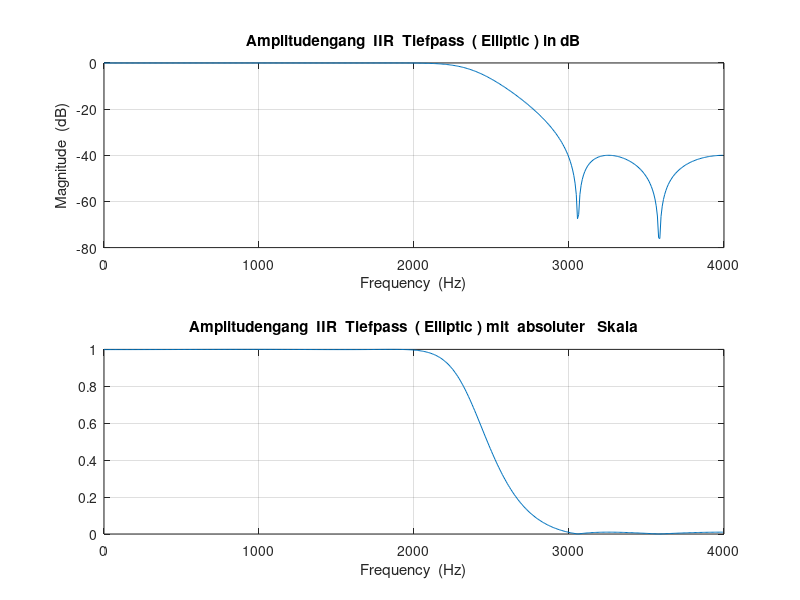
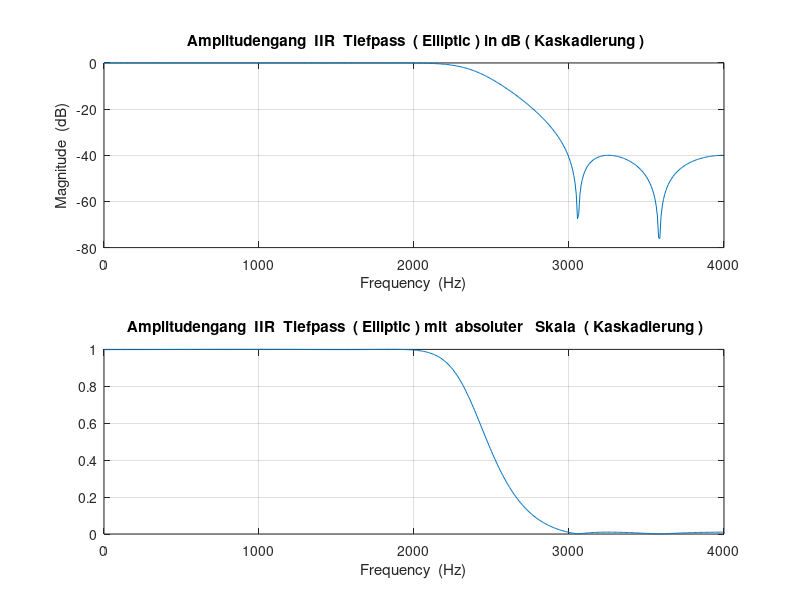
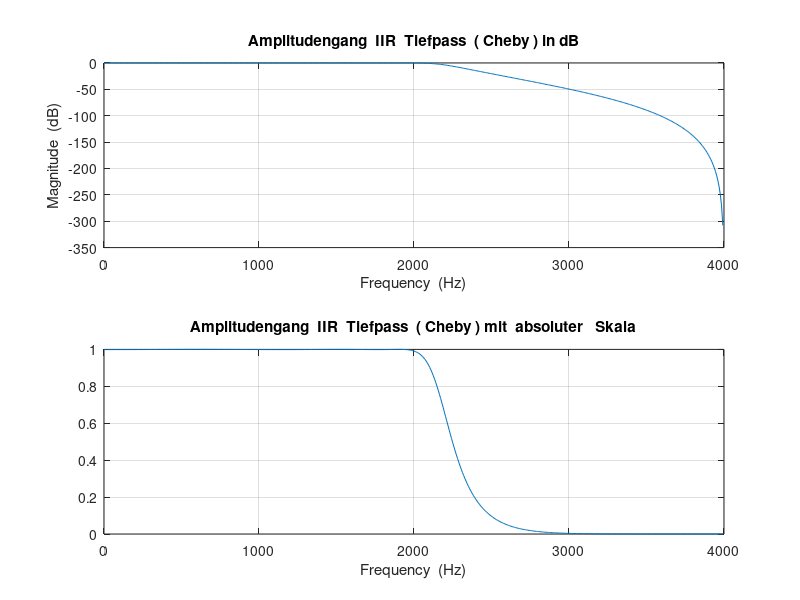
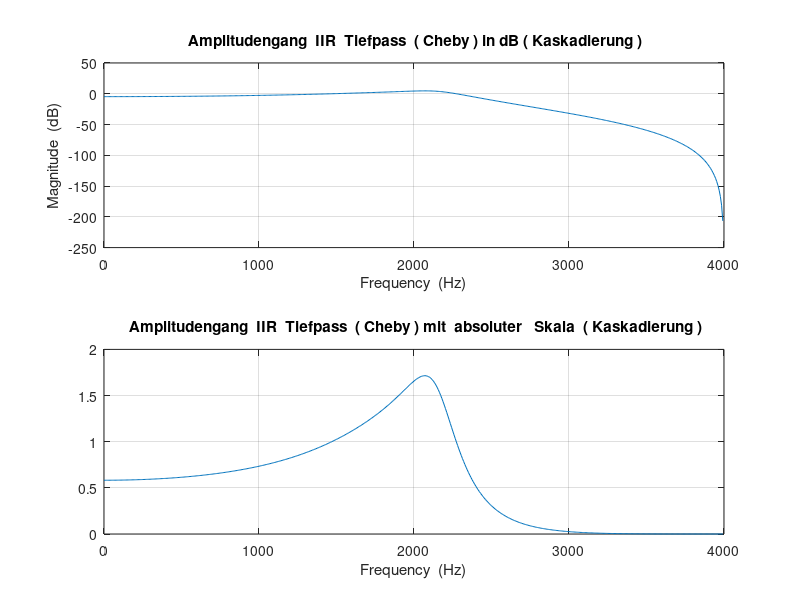

Source code (MATLAB) for these figures, in order:
clear all
clc

%% DVP4 Filterentwurf IIR
% Filter Parameter

Fs = 8000;              % Sample frequency [Hz]
fg_passband = 1950;     % Passband corner frequency [Hz]
fg_stopband = 3000;     % Stopband corner frequency [Hz]

Wp = fg_passband/(Fs/2);% Passband corner frequency normalized to 1/2 sample frequency
Ws = fg_stopband/(Fs/2);% Stopband corner frequency normalized to 1/2 sample frequency
Rs = 40;                % Stopband attenuation [db]
Rp = 0.01;              % Passband ripple [db]


%% IIR LP-Filterentwurf: ellipord & ellip

% ellipord calculates the minimum order of a digital or analog elliptic filter 
% required to meet a set of filter design specifications.
% n -> returns the lowest order
% Wp -> Cutoff frequencies
[n_ellipord_LP, Wp_ellipord_LP] = ellipord(Wp, Ws, Rp, Rs); 

% Returns the transfer function coefficients of an nth-order lowpass digital elliptic filter 
% with normalized passband edge frequency Wp
[b_ellip_LP, a_ellip_LP] = ellip(n_ellipord_LP, Rp, Rs, Wp_ellipord_LP);

% Convert digital filter transfer function data to second-order sections form
% sos -> matrix with second-order section
% g -> gain factor
[sos_ellip_LP, g_ellip_LP] = tf2sos(b_ellip_LP, a_ellip_LP);

% Amplitudengang
[amp_ellip_LP , freq_ellip_LP ] = freqz(b_ellip_LP, a_ellip_LP, 512, Fs);
figure (1);
subplot (211);
plot (freq_ellip_LP ,(20* log10 (abs(amp_ellip_LP ))));
grid on;
title (' Amplitudengang  IIR  Tiefpass  ( Elliptic ) in dB ');
xlabel ('Frequency  (Hz)');
ylabel ('Magnitude  (dB)');
subplot (212);
plot (freq_ellip_LP ,abs(amp_ellip_LP ));
grid on;
title (' Amplitudengang  IIR  Tiefpass  ( Elliptic ) mit  absoluter   Skala ');
xlabel ('Frequency  (Hz)');

% IIR Filter with stages, scatter gain factor over the stages
% column -> spalte, row -> zeile
[ sos_ellip_LP_column , sos_ellip_LP_row ] = size(sos_ellip_LP);
% calculate the iir filter order
sos_ellip_LP_order = sos_ellip_LP_column;

% scatter the gain factor over the stages
% n-square of the factor, n=stages / nthroot->n-square
% Transponierte Direktstruktur II <- g scatter only over coeff b
for(k=1: sos_ellip_LP_column)
    for(m=1: (sos_ellip_LP_row/2))
        sos_ellip_LP(k,m)= sos_ellip_LP(k,m)* nthroot (g_ellip_LP, sos_ellip_LP_order );
    end
end

b_sos_ellip_LP = sos_ellip_LP (:,1:3);
a_sos_ellip_LP = sos_ellip_LP (:,4:6);

[amp_ellip1_LP , freq_ellip1_LP] = freqz(b_sos_ellip_LP(1,:) ,[a_sos_ellip_LP(1,1) a_sos_ellip_LP(1,2:3)], 512, Fs);
[amp_ellip2_LP , freq_ellip2_LP] = freqz(b_sos_ellip_LP(2,:) ,[a_sos_ellip_LP(2,1) a_sos_ellip_LP(2,2:3)], 512, Fs);

figure(2);
subplot(211);
plot(freq_ellip1_LP ,( 20* log10 (abs( amp_ellip1_LP )) + 20* log10 (abs( amp_ellip2_LP )) ) );
grid on;
title (' Amplitudengang  IIR  Tiefpass  ( Elliptic ) in dB ( Kaskadierung )');
xlabel ('Frequency  (Hz)');
ylabel ('Magnitude  (dB)');
subplot (2 ,1 ,2);
plot (freq_ellip1_LP ,abs( amp_ellip1_LP .* amp_ellip2_LP ));
grid on;
title (' Amplitudengang  IIR  Tiefpass  ( Elliptic ) mit  absoluter   Skala  ( Kaskadierung )');
xlabel ('Frequency  (Hz)');

%% Koeffizienten Ausgabe Ellip LP

% create header file IIR_LP_ellip_cheby1.h
% assumption: IIR filter coefficients are stored in num_IIR, den_IIR and that
% the filter has a degree of N_IIR_LP
filnam = fopen('IIR_ellip_LP.h', 'w'); % generate include-file
fprintf(filnam,'#define N_IIR_ELLIP_LP %d\n', sos_ellip_LP_row/2);
fprintf(filnam,'#define ORDER_ELLIP_LP %d\n', (sos_ellip_LP_order));
fprintf(filnam,'#define VALUE %d\n', (sos_ellip_LP_row/2));
fprintf(filnam,'\n');
fprintf(filnam,'short B_ELLIP_LP[N_IIR__ELLIP_LP][VALUE]= {\n');
for i=1 : (sos_ellip_LP_column)
    fprintf(filnam, '{');
    for j=1 : (sos_ellip_LP_row/2)
        fprintf(filnam,' %6.0d', round(b_sos_ellip_LP(i,j)*32768) );
        if j < (sos_ellip_LP_row/2)
            fprintf(filnam, ',');
        end
        j = j + 1;
    end
    if (i<sos_ellip_LP_column)
        fprintf(filnam, '},\n');
    end
    j=0;
end

fprintf(filnam,'}};\n');
fprintf(filnam,'short A_ELLIP_LP[N_IIR__ELLIP_LP][VALUE]= {\n');
for i=1 : (sos_ellip_LP_column)
    fprintf(filnam, '{');
    for j=1 : (sos_ellip_LP_row/2)
        fprintf(filnam,' %6.0d', round(a_sos_ellip_LP(i,j)*32768) );
        if j < (sos_ellip_LP_row/2)
            fprintf(filnam, ',');
        end
        j = j + 1;
    end
    if (i<sos_ellip_LP_column)
        fprintf(filnam, '},\n');
    end
    j=0;
end
fprintf(filnam,'}};\n');
fclose(filnam); 


%% IIR LP-Filterentwurf: cheb1ord & cheby1

% cheb1ord calculates the minimum order of a digital or analog Chebyshev Type I filter 
% required to meet a set of filter design specifications.
% n -> returns the lowest order
% Wp -> Cutoff frequencies
[n_cheb1ord_LP, Wp_cheb1ord_LP] = cheb1ord(Wp, Ws, Rp, Rs);

% Returns the transfer function coefficients of an nth-order lowpass digital Chebyshev Type I filter 
% with normalized passband edge frequency Wp and Rp decibels of peak-to-peak passband ripple.
[b_cheby1_LP, a_cheby1_LP] = cheby1(n_cheb1ord_LP, Rp, Wp_cheb1ord_LP);

% Convert digital filter transfer function data to second-order sections form
% sos -> matrix with second-order section
% g -> gain factor
[sos_cheby1_LP, g_cheby1_LP] = tf2sos(b_cheby1_LP, a_cheby1_LP);


% Amplitudengang
[amp_cheby_LP , freq_cheby_LP ] = freqz(b_cheby1_LP, a_cheby1_LP, 512, Fs);
figure (3);
subplot (211);
plot (freq_cheby_LP ,(20* log10 (abs(amp_cheby_LP ))));
grid on;
title (' Amplitudengang  IIR  Tiefpass  ( Cheby ) in dB ');
xlabel ('Frequency  (Hz)');
ylabel ('Magnitude  (dB)');
subplot (212);
plot (freq_cheby_LP ,abs(amp_cheby_LP ));
grid on;
title (' Amplitudengang  IIR  Tiefpass  ( Cheby ) mit  absoluter   Skala ');
xlabel ('Frequency  (Hz)');

% IIR Filter with stages, scatter gain factor over the stages
% column -> spalte, row -> zeile
[ sos_cheby1_LP_column , sos_cheby1_LP_row ] = size(sos_cheby1_LP);
% calculate the iir filter order
sos_cheby1_LP_order = sos_cheby1_LP_column;

% scatter the gain factor over the stages
% n-square of the factor, n=stages / nthroot->n-square
% Transponierte Direktstruktur II <- g scatter only over coeff b
for(k=1: sos_cheby1_LP_column)
    for(m=1: (sos_cheby1_LP_row/2))
        sos_cheby1_LP(k,m)= sos_cheby1_LP(k,m)* nthroot (g_cheby1_LP, sos_cheby1_LP_order ); % 
    end
end

b_sos_cheby1_LP = sos_cheby1_LP (:,1:3);
a_sos_cheby1_LP = sos_cheby1_LP (:,4:6);

[amp_cheby11_LP , f_cheby11_LP] = freqz(b_sos_cheby1_LP(1,:) ,[a_sos_cheby1_LP(1,1) a_sos_cheby1_LP(1,2:3)], 512, Fs);
[amp_cheby12_LP , f_cheby12_LP] = freqz(b_sos_cheby1_LP(2,:) ,[a_sos_cheby1_LP(2,1) a_sos_cheby1_LP(2,2:3)], 512, Fs);

figure(4);
subplot(211);
plot(f_cheby11_LP ,( 20* log10 (abs( amp_cheby11_LP )) + 20* log10 (abs( amp_cheby12_LP )) ) );
grid on;
title (' Amplitudengang  IIR  Tiefpass  ( Cheby ) in dB ( Kaskadierung )');
xlabel ('Frequency  (Hz)');
ylabel ('Magnitude  (dB)');
subplot (2 ,1 ,2);
plot (f_cheby12_LP ,abs( amp_cheby11_LP .* amp_cheby12_LP ));
grid on;
title (' Amplitudengang  IIR  Tiefpass  ( Cheby ) mit  absoluter   Skala  ( Kaskadierung )');
xlabel ('Frequency  (Hz)');

%% Koeffizienten Ausgabe Cheby1

% create header file IIR_LP_ellip_cheby1.h
% assumption: IIR filter coefficients are stored in num_IIR, den_IIR and that
% the filter has a degree of N_IIR_LP
filnam = fopen('IIR_cheby1_LP.h', 'w'); % generate include-file
fprintf(filnam,'#define N_IIR_CHEBY1_LP %d\n', sos_cheby1_LP_row/2);
fprintf(filnam,'#define ORDER_CHEBY1_LP %d\n', (sos_cheby1_LP_order));
fprintf(filnam,'#define VALUE %d\n', (sos_cheby1_LP_row/2));
fprintf(filnam,'\n');
fprintf(filnam,'short B_CHEBY_LP[N_IIR__ELLIP_LP][VALUE]= {\n');
for i=1 : (sos_cheby1_LP_column)
    fprintf(filnam, '{');
    for j=1 : (sos_cheby1_LP_row/2)
        fprintf(filnam,' %6.0d', round(b_sos_cheby1_LP(i,j)*32768) );
        if j < (sos_cheby1_LP_row/2)
            fprintf(filnam, ',');
        end
        j = j + 1;
    end
    if (i<sos_cheby1_LP_column)
        fprintf(filnam, '},\n');
    end
    j=0;
end

fprintf(filnam,'}};\n');
fprintf(filnam,'short A_CHEBY_LP[N_IIR__ELLIP_LP][VALUE]= {\n');
for i=1 : (sos_cheby1_LP_column)
    fprintf(filnam, '{');
    for j=1 : (sos_cheby1_LP_row/2)
        fprintf(filnam,' %6.0d', round(a_sos_cheby1_LP(i,j)*32768) );
        if j < (sos_cheby1_LP_row/2)
            fprintf(filnam, ',');
        end
        j = j + 1;
    end
    if (i<sos_cheby1_LP_column)
        fprintf(filnam, '},\n');
    end
    j=0;
end
fprintf(filnam,'}};\n');
fclose(filnam); 




%% IIR HP-Filterentwurf: ellipord & ellip

Wp = 1950/( Fs /2); % passband corner frequency
Ws = 3000/( Fs /2); % stopband corner frequency

% ellipord calculates the minimum order of a digital or analog elliptic filter 
% required to meet a set of filter design specifications.
% n -> returns the lowest order
% Wp -> Cutoff frequencies
[n_ellipord_HP, Wp_ellipord_HP] = ellipord(Wp, Ws, Rp, Rs); 

% Returns the transfer function coefficients of an nth-order lowpass digital elliptic filter 
% with normalized passband edge frequency Wp
[b_ellip_HP, a_ellip_HP] = ellip(n_ellipord_HP, Rp, Rs, Wp_ellipord_HP, 'high');

% Convert digital filter transfer function data to second-order sections form
% sos -> matrix with second-order section
% g -> gain factor
[sos_ellip_HP, g_ellip_HP] = tf2sos(b_ellip_HP, a_ellip_HP);

% Amplitudengang
[amp_ellip_HP , freq_ellip_HP ] = freqz(b_ellip_HP, a_ellip_HP, 512, Fs);
figure (5);
subplot (211);
plot (freq_ellip_HP ,(20* log10 (abs(amp_ellip_HP ))));
grid on;
title (' Amplitudengang  IIR  Hochpass  ( Elliptic ) in dB ');
xlabel ('Frequency  (Hz)');
ylabel ('Magnitude  (dB)');
subplot (212);
plot (freq_ellip_HP ,abs(amp_ellip_HP ));
grid on;
title (' Amplitudengang  IIR  Hochpass  ( Elliptic ) mit  absoluter   Skala ');
xlabel ('Frequency  (Hz)');

% IIR Filter with stages, scatter gain factor over the stages
% column -> spalte, row -> zeile
[ sos_ellip_HP_column , sos_ellip_HP_row ] = size(sos_ellip_HP);
% calculate the iir filter order
sos_ellip_HP_order = (sos_ellip_HP_row/2)-1;

% scatter the gain factor over the stages
% n-square of the factor, n=stages / nthroot->n-square
% Transponierte Direktstruktur II <- g scatter only over coeff b
for(k=1: sos_ellip_HP_column)
    for(m=1: (sos_ellip_HP_row/2))
        sos_ellip_HP(k,m)= sos_ellip_HP(k,m)* nthroot (g_ellip_HP, sos_ellip_HP_order );
    end
end

b_sos_ellip_HP = sos_ellip_HP (:,1:3);
a_sos_ellip_HP = sos_ellip_HP (:,4:6);

[amp_ellip1_HP , f_ellip1_HP] = freqz(b_sos_ellip_HP(1,:) ,[a_sos_ellip_HP(1,1) a_sos_ellip_HP(1,2:3)], 512, Fs);
[amp_ellip2_HP , f_ellip2_HP] = freqz(b_sos_ellip_HP(2,:) ,[a_sos_ellip_HP(2,1) a_sos_ellip_HP(2,2:3)], 512, Fs);

figure(6);
subplot(211);
plot(f_ellip1_HP ,( 20* log10 (abs( amp_ellip1_HP )) + 20* log10 (abs( amp_ellip2_HP )) ) );
grid on;
title (' Amplitudengang  IIR  Hochpass  ( Elliptic ) in dB ( Kaskadierung )');
xlabel ('Frequency  (Hz)');
ylabel ('Magnitude  (dB)');
subplot (212);
plot (f_ellip1_HP ,abs( amp_ellip1_HP .* amp_ellip2_HP ));
grid on;
title (' Amplitudengang  IIR  Hochpass  ( Elliptic ) mit  absoluter   Skala  ( Kaskadierung )');
xlabel ('Frequency  (Hz)');

%% Koeffizienten Ausgabe Ellip HP

% create header file IIR_HP_ellip_cheby1.h
% assumption: IIR filter coefficients are stored in num_IIR, den_IIR and that
% the filter has a degree of N_IIR_LP
filnam = fopen('IIR_ellip_HP.h', 'w'); % generate include-file
fprintf(filnam,'#define N_IIR_ELLIP_HP %d\n', sos_ellip_HP_row/2);
fprintf(filnam,'#define ORDER_ELLIP_HP %d\n', (sos_ellip_HP_order));
fprintf(filnam,'#define VALUE %d\n', (sos_ellip_HP_row/2));
fprintf(filnam,'\n');
fprintf(filnam,'short B_ELLIP_HP[N_IIR__ELLIP_HP][VALUE]= {\n');
for i=1 : (sos_ellip_HP_column)
    fprintf(filnam, '{');
    for j=1 : (sos_ellip_HP_row/2)
        fprintf(filnam,' %6.0d', round(b_sos_ellip_HP(i,j)*32768) );
        if j < (sos_ellip_HP_row/2)
            fprintf(filnam, ',');
        end
        j = j + 1;
    end
    if (i<sos_ellip_HP_column)
        fprintf(filnam, '},\n');
    end
    j=0;
end

fprintf(filnam,'}};\n');
fprintf(filnam,'short A_ELLIP_HP[N_IIR__ELLIP_HP][VALUE]= {\n');
for i=1 : (sos_ellip_HP_column)
    fprintf(filnam, '{');
    for j=1 : (sos_ellip_HP_row/2)
        fprintf(filnam,' %6.0d', round(a_sos_ellip_HP(i,j)*32768) );
        if j < (sos_ellip_HP_row/2)
            fprintf(filnam, ',');
        end
        j = j + 1;
    end
    if (i<sos_ellip_HP_column)
        fprintf(filnam, '},\n');
    end
    j=0;
end
fprintf(filnam,'}};\n');
fclose(filnam); 

%% Zeit Simulation

Fs = 8000;
Ns = 256;
t =0:1/ Fs :(1/ Fs )*(Ns -1);
x_n = 0;
x_n = x_n + 0.2 * cos (2* pi* 500 *t);
x_n = x_n + 0.2 *cos (2* pi* 1250 *t);
x_n = x_n + 0.2 *cos (2* pi* 2000 *t);
x_n = x_n + 0.2 *cos (2* pi* 2500 *t);
x_n = x_n + 0.2 *cos (2* pi* 3500 *t);
% convert H(z) to equivalent second - order section representation
% [sos_sim ,g_sim] = tf2sos (b_ellip_HP,a_ellip_HP);
% % filter with cascaded filter
% y_n = x_n;
% for i=1: size (sos_sim ,1)
% y_n = filter (sos_sim(i ,1:3) , sos_sim(i ,4:6) , y_n );
% end
% y_n = y_n*g_sim;
% % original filter to compare with cascaded filter
%y_n2 = x_n;

y_n1 = filter (b_ellip_LP,a_ellip_LP, x_n );
y_n2 = filter (b_cheby1_LP ,a_cheby1_LP, x_n );
y_n3 = filter (b_ellip_HP,a_ellip_HP, x_n );

%%
figure (7);
% input signal
plot (t,x_n );
grid on;
title (' Eingangssignal x_n ');
xlabel ('Zeit  (s)');
%%
figure (8);
% filtered with ellip lp filter
plot (t, y_n1 );
grid on;
title ('Ausgangssignal ELLIP LP Kaskade');
xlabel ('Zeit  (s)');
%%
figure (9);
% filtered with cascade - filter
plot (t,y_n2 );
grid on;
title ('Ausgangssignal ECHEBY LP Kaskade');
xlabel ('Zeit  (s)');

%%
figure (10);
% filtered with cascade - filter
plot (t,y_n3 );
grid on;
title ('Ausgangssignal ELLIP HP Kaskade');
xlabel ('Zeit  (s)');

%%
figure (11);
% input spectrum
xfftmag =( abs(fft(x_n ,Ns ))); % Compute spectrum of input signal .
xfftmagh = xfftmag (1: length ( xfftmag )/2);
% Plot only the first half of FFT , since second half is mirror imag
f =[1:1: length( xfftmagh )]* Fs/Ns; % Make freq array from 0 Hz to Fs /2 Hz.
plot (f, xfftmagh ); % Plot frequency spectrum of input signal
grid on;
title (' Eingangsspektrum ');
xlabel ('freq  (Hz)');
%%
figure (12);
% filtered with original filter
yfftmag =( abs(fft(y_n1 ,Ns )));
yfftmagh = yfftmag (1: length ( yfftmag )/2);
% Plot only the first half of FFT , since second half is mirror image
plot (f, yfftmagh ); % Plot frequency spectrum of input signal
grid on;
title (' Ausgangsspektrum   ELLIP LP Kaskadiert');
xlabel ('freq  (Hz)');
%%
figure (13);
% filtered with cascade - filter
yfftmag =( abs(fft(y_n2 ,Ns )));
yfftmagh = yfftmag (1: length ( yfftmag )/2);
% Plot only the first half of FFT , since second half is mirror image
plot (f, yfftmagh ); % Plot frequency spectrum of input signal
grid on;
title (' Ausgangsspektrum   CHEBY LP Kaskadiert');
xlabel ('freq  (Hz)');

%%
figure (13);
% filtered with cascade - filter
yfftmag =( abs(fft(y_n3 ,Ns )));
yfftmagh = yfftmag (1: length ( yfftmag )/2);
% Plot only the first half of FFT , since second half is mirror image
plot (f, yfftmagh ); % Plot frequency spectrum of input signal
grid on;
title (' Ausgangsspektrum   ELLIP HP Kaskadiert');
xlabel ('freq  (Hz)');